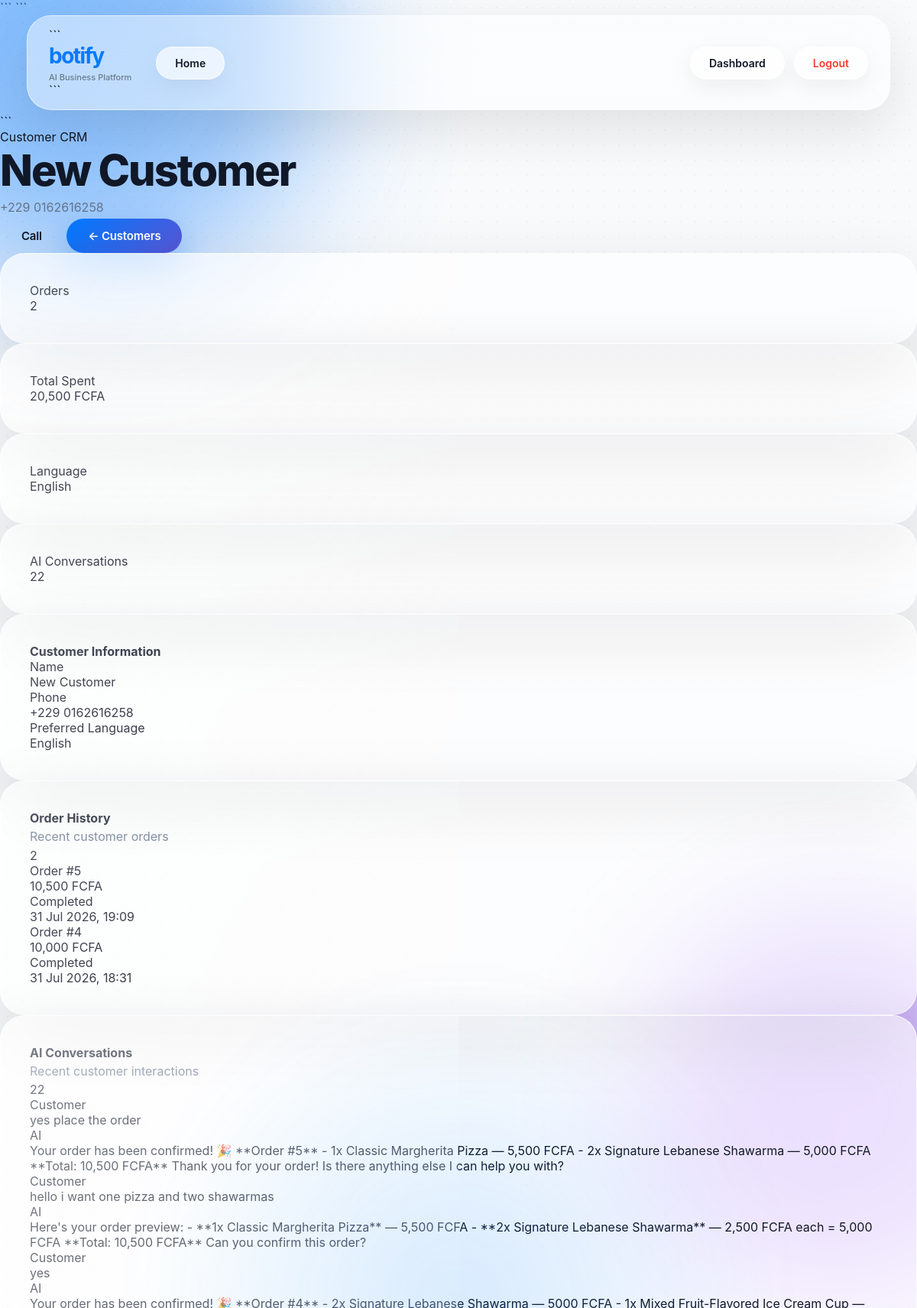
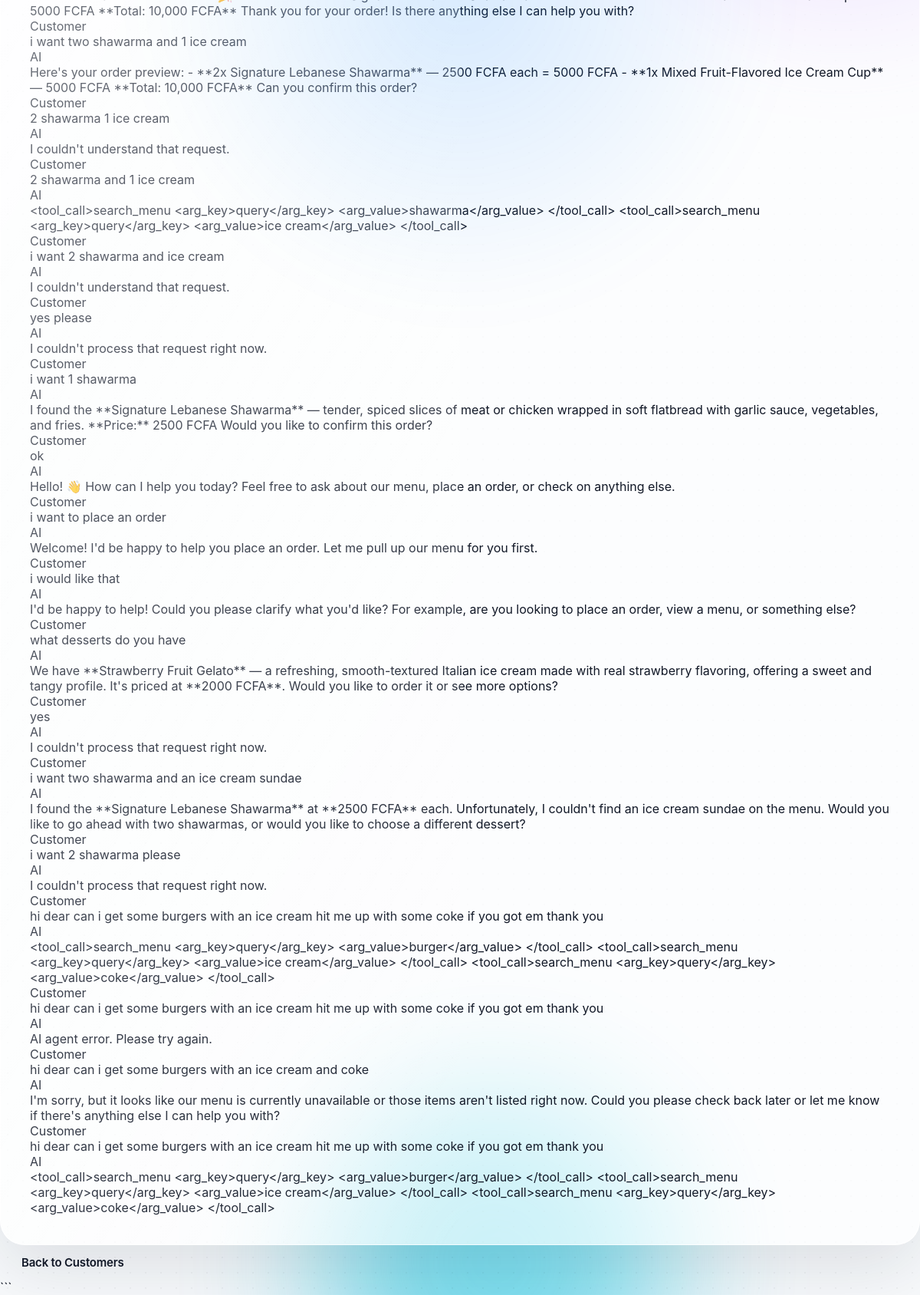
/business/2/customer/2 (signed in), run on the app's committed database (2 pictures, top to bottom).
### models/customer.py (models this page shows, shortened)
class Customer(db.Model):
    id = db.Column(
        db.Integer,
        primary_key=True
    )
    name = db.Column(
        db.String(100),
        nullable=True
    )
    phone = db.Column(
        db.String(50),
        nullable=False
    )
    language = db.Column(
        db.String(20),
        default="English"
    )
    business_id = db.Column(
        db.Integer,
        db.ForeignKey("business.id"),
        nullable=False
    )
    conversations = db.relationship(
        "Conversation",
        backref="customer",
        lazy=True,
        cascade="all, delete-orphan"
    )
    orders = db.relationship(
        "Order",
        backref="customer",
        lazy=True
    )

### models/order.py (models this page shows, shortened)
class Order(db.Model):
    id = db.Column(
        db.Integer,
        primary_key=True
    )
    customer_name = db.Column(
        db.String(100),
        nullable=False
    )
    customer_phone = db.Column(
        db.String(50),
        nullable=False
    )
    delivery_address = db.Column(
        db.String(255),
        nullable=True
    )
    total_price = db.Column(
        db.Float,
        nullable=False
    )
    status = db.Column(
        db.String(50),
        default="Pending"
    )
    created_at = db.Column(
        db.DateTime,
        default=datetime.utcnow,
        nullable=True
    )
    customer_id = db.Column(
        db.Integer,
        db.ForeignKey("customer.id"),
        nullable=True
    )
    business_id = db.Column(
        db.Integer,
        db.ForeignKey("business.id"),
        nullable=False
    )

### models/conversation.py (models this page shows)
class Conversation(db.Model):
    id = db.Column(
        db.Integer,
        primary_key=True
    )
    message = db.Column(
        db.Text,
        nullable=False
    )
    response = db.Column(
        db.Text,
        nullable=False
    )
    created_at = db.Column(
        db.DateTime,
        server_default=db.func.now()
    )
    customer_id = db.Column(
        db.Integer,
        db.ForeignKey("customer.id"),
        nullable=False
    )

### app.py (the view)
@app.route(
    "/business/<int:business_id>/customer/<int:customer_id>"
)
def customer_profile(
    business_id,
    customer_id
):
    if "user_id" not in session:
        return redirect("/login")
    business = Business.query.filter_by(
        id=business_id,
        owner_id=session["user_id"]
    ).first()
    if not business:
        return "Business not found", 404
    customer = Customer.query.filter_by(
        id=customer_id,
        business_id=business.id
    ).first()
    if not customer:
        return "Customer not found", 404
    orders = Order.query.filter_by(
        customer_id=customer.id,
        business_id=business.id
    ).order_by(
        Order.id.desc()
    ).limit(20).all()
    total_orders = Order.query.filter_by(
        customer_id=customer.id,
        business_id=business.id
    ).count()
    from sqlalchemy import func
    total_spent = db.session.query(
        func.coalesce(
            func.sum(Order.total_price),
            0
        )
    ).filter(
        Order.customer_id == customer.id,
        Order.business_id == business.id
    ).scalar()
    conversations = Conversation.query.filter_by(
        customer_id=customer.id
    ).order_by(
        Conversation.id.desc()
    ).limit(20).all()
    total_conversations = Conversation.query.filter_by(
        customer_id=customer.id
    ).count()
    latest_order = orders[0] if orders else None
    latest_conversation = (
        conversations[0]
        if conversations
        else None
    )
    return render_template(
        "customer_profile.html",
        business=business,
        customer=customer,
        orders=orders,
        conversations=conversations,
        total_orders=total_orders,
        total_spent=float(
            total_spent or 0
        ),
        total_conversations=total_conversations,
        latest_order=latest_order,
        latest_conversation=latest_conversation
    )

### templates/customer_profile.html (shortened to what this page needs)
{% extends "base.html" %}
{% block content %}
<div class="container py-5">
    <div class="d-flex justify-content-between align-items-center mb-4">
        <div>
            <div class="text-muted small mb-2">
                Customer CRM
            </div>
            <h1 class="fw-bold mb-1">
                {{ customer.name or "Unknown Customer" }}
            </h1>
            <p class="text-muted mb-0">
                {{ customer.phone }}
            </p>
        </div>
        <div class="d-flex gap-2">
            <a
                href="tel:{{ customer.phone }}"
                class="btn btn-outline-secondary"
            >
                Call
            </a>
            <a
                href="/business/{{ business.id }}/customers"
                class="btn btn-primary"
            >
                ← Customers
            </a>
        </div>
    </div>
    <div class="row g-4 mb-5">
        <div class="col-lg-3 col-md-6">
            <div class="card border-0 shadow-sm h-100">
                <div class="card-body">
                    <div class="text-muted small">
                        Orders
                    </div>
                    <div class="fs-2 fw-bold mt-2">
                        {{ total_orders }}
                    </div>
                </div>
            </div>
        </div>
        <div class="col-lg-3 col-md-6">
            <div class="card border-0 shadow-sm h-100">
                <div class="card-body">
                    <div class="text-muted small">
                        Total Spent
                    </div>
                    <div class="fs-4 fw-bold mt-2">
                        {{ "{:,.0f}".format(total_spent) }}
                        FCFA
                    </div>
                </div>
            </div>
        </div>
        <div class="col-lg-3 col-md-6">
            <div class="card border-0 shadow-sm h-100">
                <div class="card-body">
                    <div class="text-muted small">
                        Language
                    </div>
                    <div class="fs-4 fw-bold mt-2">
                        {{ customer.language }}
                    </div>
                </div>
            </div>
        </div>
        <div class="col-lg-3 col-md-6">
            <div class="card border-0 shadow-sm h-100">
                <div class="card-body">
                    <div class="text-muted small">
                        AI Conversations
                    </div>
                    <div class="fs-2 fw-bold mt-2">
                        {{ total_conversations }}
                    </div>
                </div>
            </div>
        </div>
    </div>
    <div class="card border-0 shadow-sm mb-5">
        <div class="card-body p-4">
            <h4 class="fw-bold mb-4">
                Customer Information
            </h4>
            <div class="row g-4">
                <div class="col-md-4">
                    <div class="text-muted small">
                        Name
                    </div>
                    <div class="fw-semibold mt-1">
                        {{ customer.name or "Not provided" }}
                    </div>
                </div>
                <div class="col-md-4">
                    <div class="text-muted small">
                        Phone
                    </div>
                    <div class="fw-semibold mt-1">
                        {{ customer.phone }}
                    </div>
                </div>
                <div class="col-md-4">
                    <div class="text-muted small">
                        Preferred Language
                    </div>
                    <div class="fw-semibold mt-1">
                        {{ customer.language }}
                    </div>
                </div>
            </div>
        </div>
    </div>
    <div class="row g-4">
        <div class="col-lg-6">
            <div class="card border-0 shadow-sm h-100">
                <div class="card-body p-4">
                    <div class="d-flex justify-content-between align-items-center mb-4">
                        <div>
                            <h4 class="fw-bold mb-1">
                                Order History
                            </h4>
                            <p class="text-muted small mb-0">
                                Recent customer orders
                            </p>
                        </div>
                        <span class="badge bg-light text-dark">
                            {{ total_orders }}
                        </span>
                    </div>
                    {% if orders %}
                        {% for order in orders %}
                            <div class="border-bottom py-3">
                                <div class="d-flex justify-content-between">
                                    <div>
                                        <div class="fw-semibold">
                                            Order #{{ order.id }}
                                        </div>
                                        <div class="text-muted small mt-1">
                                            {{ "{:,.0f}".format(
                                                order.total_price or 0
                                            ) }}
                                            FCFA
                                        </div>
                                    </div>
                                    <div>
                                        {% if order.status == "Completed" %}
                                            <span class="badge bg-success">
                                                Completed
                                            </span>
                                        {% elif order.status == "Cancelled" %}
                                            <span class="badge bg-danger">
                                                Cancelled
                                            </span>
                                        {% elif order.status == "Ready" %}
                                            <span class="badge bg-info text-dark">
                                                Ready
                                            </span>
                                        {% else %}
                                            <span class="badge bg-warning text-dark">
                                                {{ order.status }}
                                            </span>
                                        {% endif %}
                                    </div>
                                </div>
                                {% if order.created_at %}
                                    <div class="text-muted small mt-2">
                                        {{ order.created_at.strftime("%d %b %Y, %H:%M") }}
                                    </div>
                                {% endif %}
                            </div>
                        {% endfor %}
                    {% endif %}
                </div>
            </div>
        </div>
        <div class="col-lg-6">
            <div class="card border-0 shadow-sm h-100">
                <div class="card-body p-4">
                    <div class="d-flex justify-content-between align-items-center mb-4">
                        <div>
                            <h4 class="fw-bold mb-1">
                                AI Conversations
                            </h4>
                            <p class="text-muted small mb-0">
                                Recent customer interactions
                            </p>
                        </div>
                        <span class="badge bg-light text-dark">
                            {{ total_conversations }}
                        </span>
                    </div>
                    {% if conversations %}
                        {% for chat in conversations %}
                            <div class="border-bottom py-3">
                                <div class="small fw-semibold">
                                    Customer
                                </div>
                                <div class="text-muted small mt-1">
                                    {{ chat.message }}
                                </div>
                                <div class="small fw-semibold mt-3">
                                    AI
                                </div>
                                <div class="text-muted small mt-1">
                                    {{ chat.response }}
                                </div>
                            </div>
                        {% endfor %}
                    {% endif %}
                </div>
            </div>
        </div>
    </div>
    <div class="mt-4 text-center">
        <a
            href="/business/{{ business.id }}/customers"
            class="btn btn-outline-secondary"
        >
            Back to Customers
        </a>
    </div>
</div>
{% endblock %}

### data on the page
Customer: name "New Customer", phone "+229 0162616258", language "English"
Order: id "5", total_price "10,500", status "Completed", created_at "31 Jul 2026, 19:09"
Order: id "4", total_price "10,000", status "Completed", created_at "31 Jul 2026, 18:31"
Conversation: message "yes place the order", response "Your order has been confirmed! 🎉 **Order #5** - 1x Classic Margherita Pizza — 5,500 FCFA - 2x Signature Lebanese Shawarma — 5,000 FCFA **Total: 10,500 FCFA** Thank you for your order! Is there anything else I can help you with?"
Conversation: message "hello i want one pizza and two shawarmas", response "Here's your order preview: - **1x Classic Margherita Pizza** — 5,500 FCFA - **2x Signature Lebanese Shawarma** — 2,500 FCFA each = 5,000 FCFA **Total: 10,500 FCFA** Can you confirm this order?"
Conversation: message "yes", response "Your order has been confirmed! 🎉 **Order #4** - 2x Signature Lebanese Shawarma — 5000 FCFA - 1x Mixed Fruit-Flavored Ice Cream Cup — 5000 FCFA **Total: 10,000 FCFA** Thank you for your order! Is there anything else I can help you with?"
Conversation: message "i want two shawarma and 1 ice cream", response "Here's your order preview: - **2x Signature Lebanese Shawarma** — 2500 FCFA each = 5000 FCFA - **1x Mixed Fruit-Flavored Ice Cream Cup** — 5000 FCFA **Total: 10,000 FCFA** Can you confirm this order?"
Conversation: message "2 shawarma 1 ice cream", response "I couldn't understand that request."
Conversation: message "2 shawarma and 1 ice cream", response "<tool_call>search_menu <arg_key>query</arg_key> <arg_value>shawarma</arg_value> </tool_call> <tool_call>search_menu <arg_key>query</arg_key> <arg_value>ice cream</arg_value> </tool_call>"
Conversation: message "i want 2 shawarma and ice cream", response "I couldn't understand that request."
Conversation: message "yes please", response "I couldn't process that request right now."
Conversation: message "i want 1 shawarma", response "I found the **Signature Lebanese Shawarma** — tender, spiced slices of meat or chicken wrapped in soft flatbread with garlic sauce, vegetables, and fries. **Price:** 2500 FCFA Would you like to confirm this order?"
Conversation: message "ok", response "Hello! 👋 How can I help you today? Feel free to ask about our menu, place an order, or check on anything else."
Conversation: message "i want to place an order", response "Welcome! I'd be happy to help you place an order. Let me pull up our menu for you first."
Conversation: message "i would like that", response "I'd be happy to help! Could you please clarify what you'd like? For example, are you looking to place an order, view a menu, or something else?"
Conversation: message "what desserts do you have", response "We have **Strawberry Fruit Gelato** — a refreshing, smooth-textured Italian ice cream made with real strawberry flavoring, offering a sweet and tangy profile. It's priced at **2000 FCFA**. Would you like to order it or see more options?"
Conversation: message "yes", response "I couldn't process that request right now."
Conversation: message "i want two shawarma and an ice cream sundae", response "I found the **Signature Lebanese Shawarma** at **2500 FCFA** each. Unfortunately, I couldn't find an ice cream sundae on the menu. Would you like to go ahead with two shawarmas, or would you like to choose a different dessert?"
Conversation: message "i want 2 shawarma please", response "I couldn't process that request right now."
Conversation: message "hi dear can i get some burgers with an ice cream hit me up with some coke if you got em thank you", response "<tool_call>search_menu <arg_key>query</arg_key> <arg_value>burger</arg_value> </tool_call> <tool_call>search_menu <arg_key>query</arg_key> <arg_value>ice cream</arg_value> </tool_call> <tool_call>search_menu <arg_key>query</arg_key> <arg_value>coke</arg_value> </tool_call>"
Conversation: message "hi dear can i get some burgers with an ice cream hit me up with some coke if you got em thank you", response "AI agent error. Please try again."
Conversation: message "hi dear can i get some burgers with an ice cream and coke", response "I'm sorry, but it looks like our menu is currently unavailable or those items aren't listed right now. Could you please check back later or let me know if there's anything else I can help you with?"
Conversation: message "hi dear can i get some burgers with an ice cream hit me up with some coke if you got em thank you", response "<tool_call>search_menu <arg_key>query</arg_key> <arg_value>burger</arg_value> </tool_call> <tool_call>search_menu <arg_key>query</arg_key> <arg_value>ice cream</arg_value> </tool_call> <tool_call>search_menu <arg_key>query</arg_key> <arg_value>coke</arg_value> </tool_call>"

### other printed values
{{ total_orders }} "2"
{{ "{:,.0f}".format(total_spent) }} "20,500"
{{ total_conversations }} "22"
